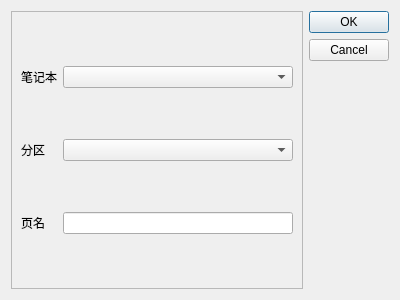
<?xml version="1.0" encoding="UTF-8"?>
<ui version="4.0">
 <class>Dialog</class>
 <widget class="QDialog" name="Dialog">
  <property name="geometry">
   <rect>
    <x>0</x>
    <y>0</y>
    <width>400</width>
    <height>300</height>
   </rect>
  </property>
  <property name="windowTitle">
   <string>新页面</string>
  </property>
  <property name="windowIcon">
   <iconset>
    <normaloff>resource/页面管理.png</normaloff>resource/页面管理.png</iconset>
  </property>
  <layout class="QGridLayout" name="gridLayout_2">
   <item row="0" column="0">
    <widget class="QFrame" name="frame">
     <property name="frameShape">
      <enum>QFrame::StyledPanel</enum>
     </property>
     <property name="frameShadow">
      <enum>QFrame::Raised</enum>
     </property>
     <layout class="QGridLayout" name="gridLayout">
      <item row="0" column="0">
       <widget class="QLabel" name="label">
        <property name="text">
         <string>笔记本</string>
        </property>
       </widget>
      </item>
      <item row="1" column="0">
       <widget class="QLabel" name="label_2">
        <property name="text">
         <string>分区</string>
        </property>
       </widget>
      </item>
      <item row="0" column="1">
       <widget class="QComboBox" name="comboBox"/>
      </item>
      <item row="1" column="1">
       <widget class="QComboBox" name="comboBox_2"/>
      </item>
      <item row="2" column="0">
       <widget class="QLabel" name="label_3">
        <property name="text">
         <string>页名</string>
        </property>
       </widget>
      </item>
      <item row="2" column="1">
       <widget class="QLineEdit" name="lineEdit"/>
      </item>
     </layout>
    </widget>
   </item>
   <item row="0" column="1">
    <widget class="QDialogButtonBox" name="buttonBox">
     <property name="orientation">
      <enum>Qt::Vertical</enum>
     </property>
     <property name="standardButtons">
      <set>QDialogButtonBox::Cancel|QDialogButtonBox::Ok</set>
     </property>
    </widget>
   </item>
  </layout>
 </widget>
 <resources/>
 <connections>
  <connection>
   <sender>buttonBox</sender>
   <signal>accepted()</signal>
   <receiver>Dialog</receiver>
   <slot>accept()</slot>
   <hints>
    <hint type="sourcelabel">
     <x>248</x>
     <y>254</y>
    </hint>
    <hint type="destinationlabel">
     <x>157</x>
     <y>274</y>
    </hint>
   </hints>
  </connection>
  <connection>
   <sender>buttonBox</sender>
   <signal>rejected()</signal>
   <receiver>Dialog</receiver>
   <slot>reject()</slot>
   <hints>
    <hint type="sourcelabel">
     <x>316</x>
     <y>260</y>
    </hint>
    <hint type="destinationlabel">
     <x>286</x>
     <y>274</y>
    </hint>
   </hints>
  </connection>
 </connections>
</ui>
